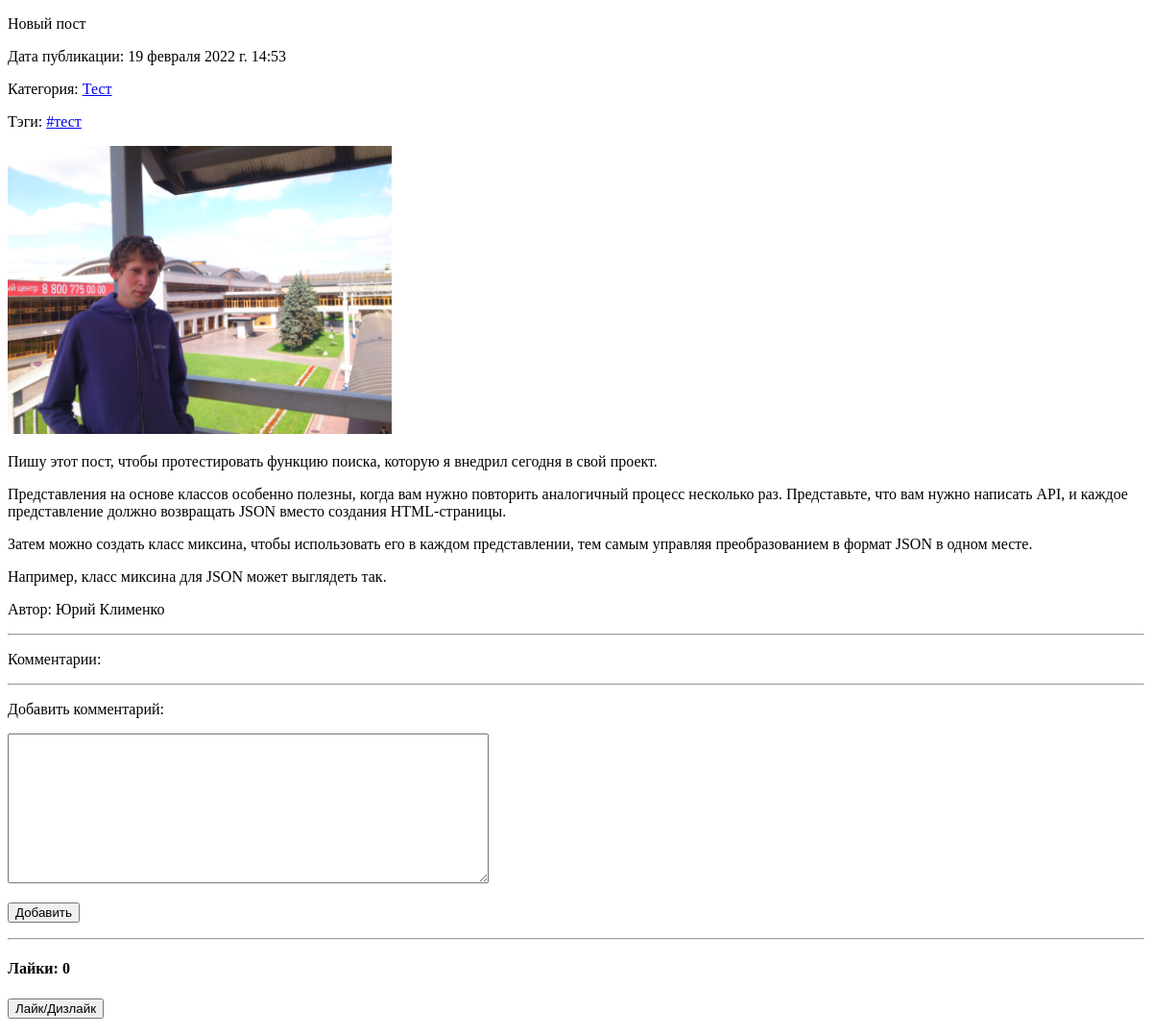
The page /test/newpost on the database as committed earlier.
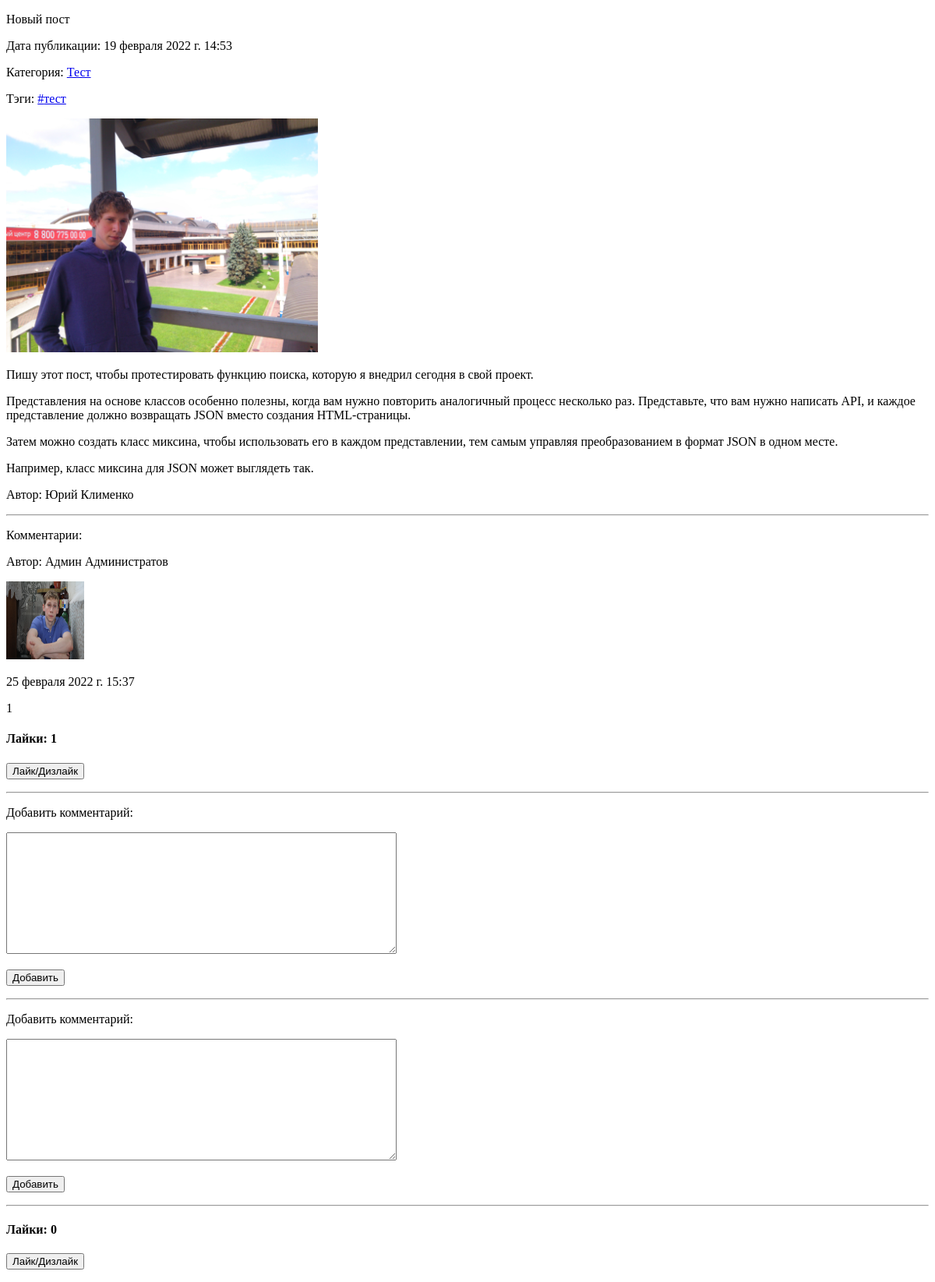
The same page on the database as committed later.
### blog/models.py (models this page shows, shortened)
class Tag(models.Model):
    name = models.CharField(max_length = 50, verbose_name='Тэг')
    slug = models.SlugField(max_length = 50)
    def __str__(self):
        return self.name
    class Meta:
        verbose_name = 'Тэг'
        verbose_name_plural = 'Тэги'

class Comment(models.Model):
    author = models.ForeignKey(User, on_delete=models.SET_NULL, null=True)
    text = models.TextField(max_length = 300, verbose_name='Комментарий')
    date_pub = models.DateTimeField(auto_now_add=True, verbose_name='Дата публикации')
    post = models.ForeignKey(
                             'Post',
                             on_delete=models.CASCADE,
                             verbose_name='Комментируемое сообщение',
                             related_name = 'comments',
    )
    parent = models.ForeignKey('Comment', on_delete=models.CASCADE, null=True, blank=True, related_name='children')
    likes = models.ManyToManyField(User, blank = True, related_name='comments', verbose_name = 'Лайки')
    class Meta:
        verbose_name = 'Комментарий'
        verbose_name_plural = 'Комментарии'
        ordering = ('-date_pub',)

### user/models.py (models this page shows)
class User(AbstractUser):
    avatar = models.ImageField(upload_to='images/avatar/%Y/%m/%d/', blank=True, verbose_name='Аватар', default='images/avatar/default.bmp')
    email = models.EmailField('E-mail', unique=True)

### blog/views.py (the view, shortened to what this page needs)
# urls.py: path('<slug:category_slug>/<slug:post_slug>', ShowPost.as_view(), name='post'),
class ShowPost(FormMixin, DetailView):
    model = Post
    template_name = 'blog/post_detail.html'
    context_object_name = 'post'
    slug_url_kwarg = 'post_slug'
    form_class = AddCommentForm
    def get_queryset(self):
        return Post.objects.filter(
                                   slug=self.kwargs['post_slug']
                                   ).select_related('author', 'category')
    def get_context_data(self, **kwargs):
        context = super().get_context_data(**kwargs)
        defer_list = ['author__date_joined', 'author__is_active',
                      'author__is_staff', 'author__is_superuser',
                      'author__password', 'author__username',
                      'author__email','author__last_login']
        comments = Comment.objects.filter(
                                          parent__isnull = True
                                          ).filter(post_id = self.object.pk
                                          ).annotate(likes_count=Count('likes')
                                          ).select_related('author'
                                          ).prefetch_related(
                                                             Prefetch(
                                                             'children',
                                                             Comment.objects.annotate(likes_count=Count('likes')
                                                             ).select_related('author'
                                                             ).defer(*defer_list))
                                          ).order_by('-date_pub'
                                          ).defer(*defer_list)
        context['comments'] = comments
        return context
    def post(self, request, *args, **kwargs):
        self.object = self.get_object()
        form = self.get_form()
        like = request.POST.get('like', None)
        if like:
            if like == 'post':
                if Post.likes.through.objects.filter(user_id=request.user.id, post_id=self.object.pk):
                    Post.objects.get(pk=self.object.pk).likes.remove(self.request.user.id)
                else:
                     Post.objects.get(pk=self.object.pk).likes.add(self.request.user.id)
                return super().form_valid(form)
            else:
                if Comment.likes.through.objects.filter(user_id=request.user.id, comment_id=like):
                    Comment.objects.get(pk=like).likes.remove(self.request.user.id)
                else:
                     Comment.objects.get(pk=like).likes.add(self.request.user.id)
                return super().form_valid(form)
        else:
            if form.is_valid():
                form = form.save(commit = False)
                if request.user.is_authenticated:
                    form.author_id = self.request.user.id
                form.post_id = self.object.pk
                if request.POST['parent'] != 'None':
                    form.parent_id = request.POST['parent']
                form.save()
                return super().form_valid(form)

### blog/forms.py
class AddCommentForm(forms.ModelForm):
    class Meta:
        model = Comment
        fields = ['text']
        widgets={
            'text': forms.Textarea(attrs={'cols': 60, 'rows': 10}),
                }

### blog/models.py (called while the page is built)
    def __str__(self):
        return self.name

    def get_absolute_url(self):
        return reverse('blog:post', kwargs={'category_slug': self.category.slug, 'post_slug': self.slug})

### blog/templates/blog/post_detail.html (shortened to what this page needs)
<!DOCTYPE html>
<html>
<head>
</head>
<body>
<p>{{post.title}}</p>
<p>Дата публикации: {{post.date_pub}}</p>
<p>Категория: <a href="{% url 'blog:category' post.category.slug %}"> {{post.category}}</a></p>
<p>Тэги: {% for tag in post.tags.all %}<a href="{% url 'blog:tag' tag.slug %}"> #{{ tag }}</a> {% endfor %}</p>
{% if post.image %}
<img width="400" height="300" src="{{ post.image.url }}"> </img>
{% endif %}
<p>{{post.preview_text|linebreaks}}</p>
<p>{{post.text|linebreaks}}</p>
<p>Автор: {{post.author.first_name}} {{post.author.last_name}}</p>
<hr>
<p>Комментарии:</p>{% for comment in comments %}
    {% if comment.author.first_name %}
    <p>Автор: {{comment.author.first_name}} {{comment.author.last_name}}</p>
    {% else %}
    <p>Автор: Гость</p>
    {% endif %}
    <img width="100" height="100" src="{{comment.author.avatar.url}}"></img>
    <p>{{ comment.date_pub }}</p>
    <p>{{ comment.text }}</p>
    <h4>Лайки: {{comment.likes_count}}</h4>
    <form action="{{post.get_absolute_url}}"  method="post">
    <p> <button type="submit" name="like" value="{{comment.id}}">Лайк/Дизлайк</button> </p>
    </form>
    <hr>
        <p>Добавить комментарий:</p>
        <form action="" method="post">
        {{ form.text }}
        <p> <button type="submit" name="parent" value="{{comment.pk}}">Добавить</button> </p>
        </form>
{% endfor %}
<hr>
<p>Добавить комментарий:</p>
<form action="" id="add_comment" method="post">
    {{ form.text }}
<p> <button type="submit" name="parent" value="None">Добавить</button> </p>
    <hr>
<h4>Лайки: {{post.likes.count}}</h4>
</form>
<form action="{{post.get_absolute_url}}"  method="post">
<p> <button type="submit" name="like" value="post">Лайк/Дизлайк</button> </p>
</form>
</body>
</html>

Rows that differ between the two databases and show on the page:
added Comment: author.first_name "Админ", author.last_name "Администратов", author.avatar (picture), date_pub "25 февраля 2022 г. 15:37", text "1", likes_count "1", {{ comment.id }} 3 (drawn), {{ comment.pk }} 3 (drawn)
